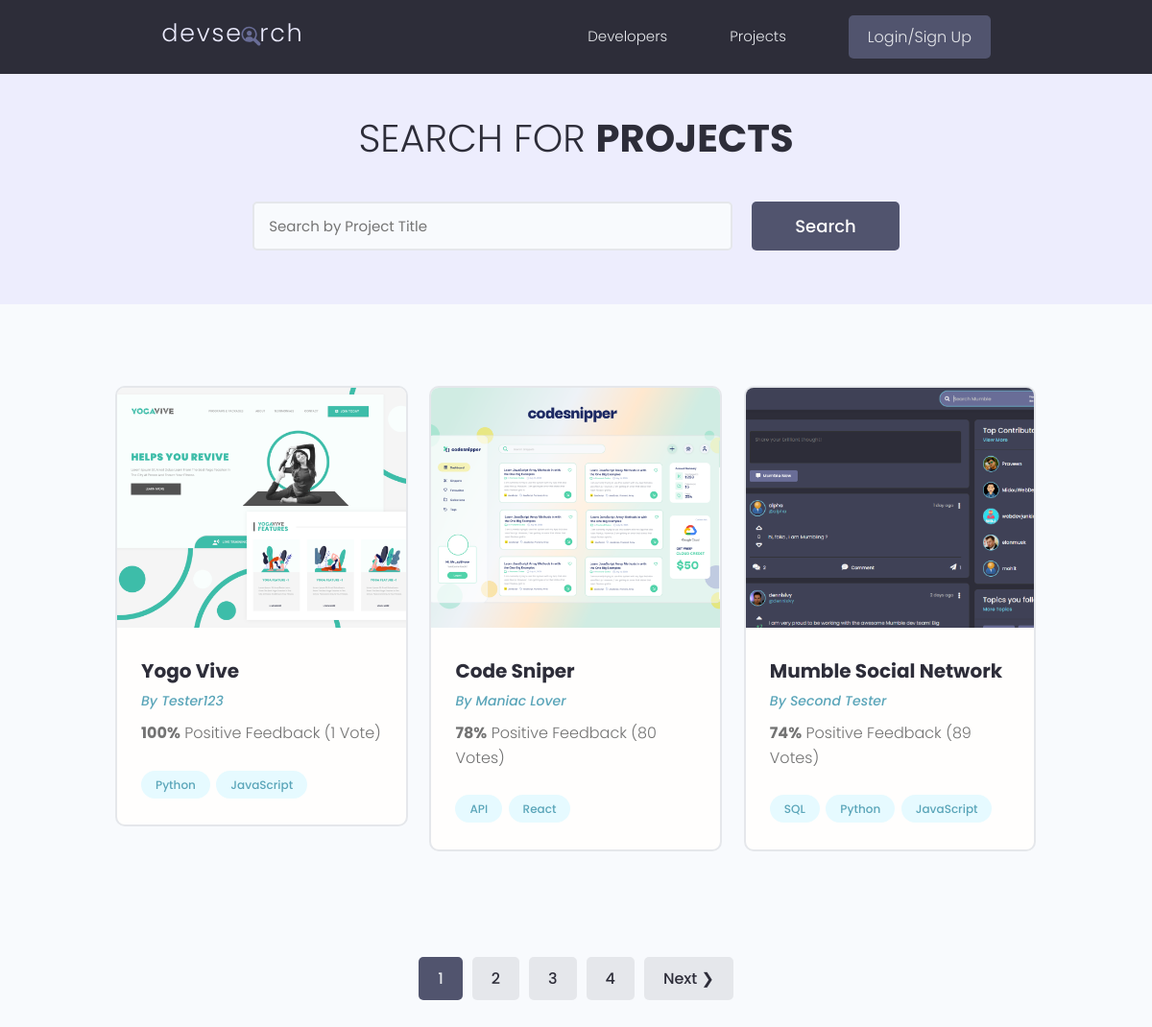
The app's page /projects/, older data.
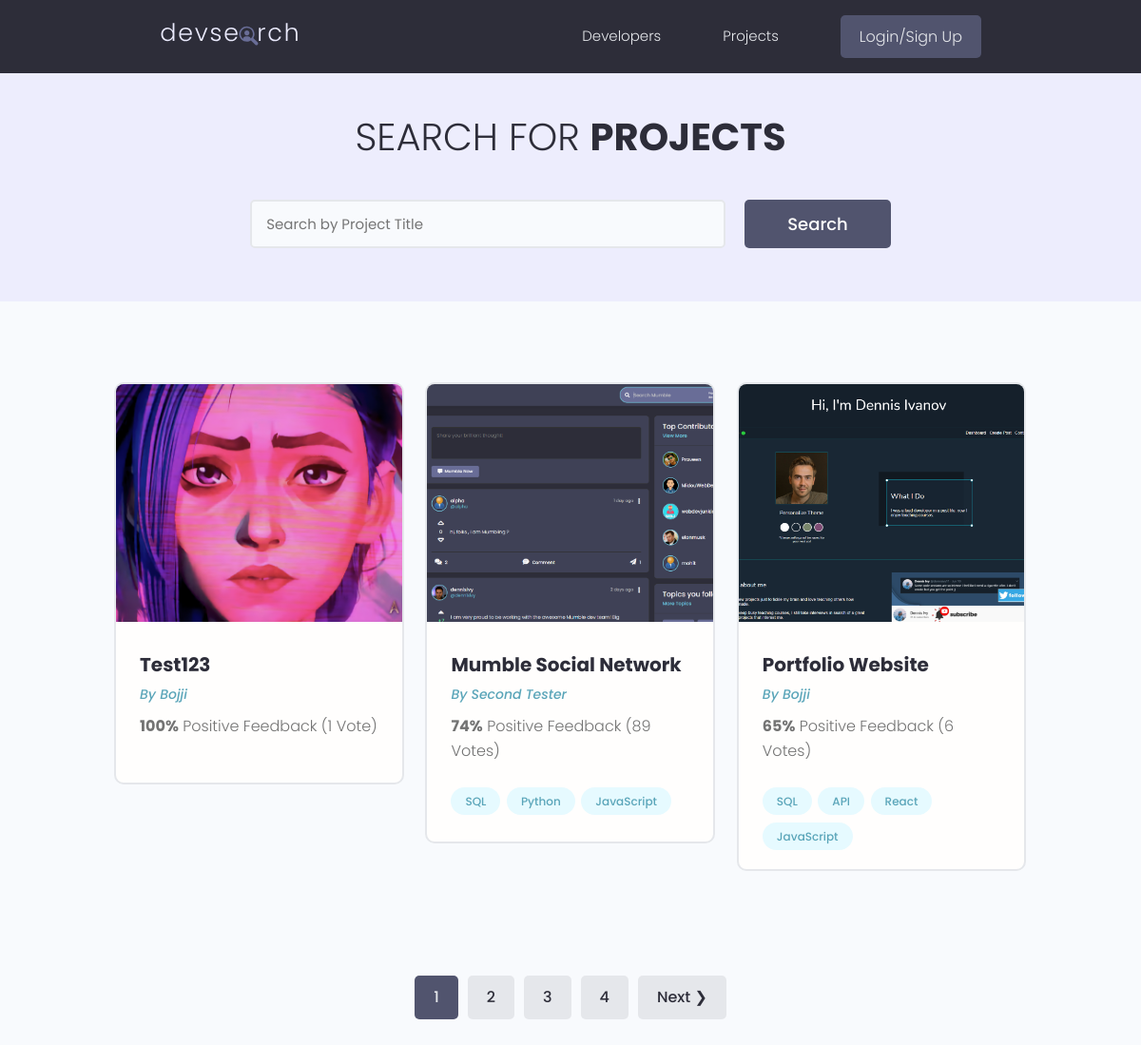
The same page, newer data.
### projects/models.py (models this page shows, shortened)
class Project(models.Model):
    owner = models.ForeignKey(
        Profile, null=True, blank=True, on_delete=models.CASCADE)
    title = models.CharField(max_length=200)
    description = models.TextField(null=True, blank=True)
    featured_image = models.ImageField(
        null=True, blank=True, default="default.jpg")
    demo_link = models.CharField(max_length=2000, null=True, blank=True)
    src_link = models.CharField(max_length=2000, null=True, blank=True)
    tags = models.ManyToManyField('Tag', blank=True)
    vote_total = models.IntegerField(default=0, null=True, blank=True)
    vote_ratio = models.IntegerField(default=0, null=True, blank=True)
    created = models.DateTimeField(auto_now_add=True)
    id = models.UUIDField(default=uuid.uuid4, unique=True,
                          primary_key=True, editable=False)
    class Meta:
        ordering = ['-vote_ratio', '-vote_total', 'title']
    @property
    def image_url(self):
        try:
            url = self.featured_image.url
        except:
            url = ''
        return url

class Tag(models.Model):
    name = models.CharField(max_length=200)
    created = models.DateTimeField(auto_now_add=True)
    id = models.UUIDField(default=uuid.uuid4, unique=True,
                          primary_key=True, editable=False)
    def __str__(self) -> str:
        return self.name

### users/models.py (models this page shows, shortened)
class Profile(models.Model):
    id = models.UUIDField(default=uuid.uuid4, unique=True,
                          primary_key=True, editable=False)
    user = models.OneToOneField(
        User, on_delete=models.CASCADE, null=True, blank=True)
    name = models.CharField(max_length=200, blank=True, null=True)
    username = models.CharField(max_length=200, blank=True, null=True)
    location = models.CharField(max_length=200, blank=True, null=True)
    email = models.EmailField(max_length=500, blank=True, null=True)
    short_intro = models.CharField(max_length=200, blank=True, null=True)
    bio = models.TextField(blank=True, null=True)
    profile_img = models.ImageField(
        null=True, blank=True, upload_to='profiles/', default='profiles/user-default.png')
    social_github = models.CharField(max_length=200, blank=True, null=True)
    social_twitter = models.CharField(max_length=200, blank=True, null=True)
    social_linkedin = models.CharField(max_length=200, blank=True, null=True)
    social_youtube = models.CharField(max_length=200, blank=True, null=True)
    social_website = models.CharField(max_length=200, blank=True, null=True)
    created = models.DateTimeField(auto_now_add=True)
    class Meta:
        ordering = ['created']

### projects/views.py (the view)
# urls.py: path('projects/', views.getProjects),
def projects(request):
    project_list, query = search_projects(request)
    custom_range, project_list = paginate_project(request, project_list, 3)
    context = {'projects': project_list,
               'search_query': query, 'custom_range': custom_range}
    return render(request, 'projects/projects.html', context)

### projects/utils.py (called while the page is built)
def search_projects(request):
    search_query = ''
    if request.GET.get('search_query'):
        search_query = request.GET.get('search_query')
    tags = Tag.objects.filter(name__icontains=search_query)
    project_list = Project.objects.distinct().filter(
        Q(title__icontains=search_query) |
        Q(description__icontains=search_query) |
        Q(owner__name__icontains=search_query) |
        Q(tags__in=tags)
    )
    return project_list, search_query

def paginate_project(request, projects, results):
    page = request.GET.get('page')
    paginator = Paginator(projects, results)
    try:
        projects = paginator.page(page)
    except PageNotAnInteger:
        page = 1
        projects = paginator.page(page)
    except EmptyPage:
        page = paginator.num_pages
        projects = paginator.page(page)
    leftIndex = (int(page) - 4)
    if leftIndex < 1:
        leftIndex = 1
    rightIndex = (int(page) + 5)
    if rightIndex > paginator.num_pages:
        rightIndex = paginator.num_pages+1
    custom_range = range(leftIndex, rightIndex)
    return custom_range, projects

### projects/templates/projects/projects.html (shortened to what this page needs)
{% extends 'main.html' %}
{% block content %}
<main class="projects">
    <section class="hero-section text-center">
      <div class="container container--narrow">
        <div class="hero-section__box">
          <h2>Search for <span>Projects</span></h2>
        </div>
        <div class="hero-section__search">
          <form class="form" action="{% url 'projects' %}" method="get" id="searchForm">
            <div class="form__field">
              <input class="input input--text" id="formInput#search" type="text" name="search_query" value="{{ search_query }}"
                placeholder="Search by Project Title" />
            </div>
            <input class="btn btn--sub btn--lg" type="submit" value="Search" />
          </form>
        </div>
      </div>
    </section>
    <section class="projectsList">
      <div class="container">
        <div class="grid grid--three">
          {% for project in projects %}
            <div class="column">
              <div class="card project">
                <a href="{% url 'project' project.id %}" class="project">
                  <img class="project__thumbnail" src="{{ project.image_url }}" alt="project thumbnail" />
                  <div class="card__body">
                    <h3 class="project__title">{{ project.title }}</h3>
                    <p><a class="project__author" href="{% url 'user-profile' project.owner.id %}">By {{ project.owner.name }}</a></p>
                    <p class="project--rating">
                      <span style="font-weight: bold;">{{ project.vote_ratio }}%</span> Positive
                      Feedback ({{ project.vote_total }} Vote{{ project.vote_total | pluralize:"s" }})
                    </p>
                    <div class="project__tags">
                      {% for tag in project.tags.all %}
                        <span class="tag tag--pill tag--main">
                          <small>{{ tag }}</small>
                        </span>
                      {% endfor %}
                    </div>
                  </div>
                </a>
              </div>
            </div>
          {% endfor %}
        </div>
      </div>
    </section>
    {% include 'pagination.html' with queryset=projects  %}
  </main>
{% endblock content %}

Row changes from the older to the newer data that the page shows:
no longer on this page (row edited): Project: image_url (picture), title "Yogo Vive", owner.name "Tester123", vote_ratio "100", vote_total "1", Tag (name "Python"), Tag (name "JavaScript")
no longer on this page (row edited): Project: image_url (picture), title "Code Sniper", owner.name "Maniac Lover", vote_ratio "78", vote_total "80", vote_total|pluralize "s", Tag (name "API"), Tag (name "React")
now on this page (row edited): Project: image_url (picture), title "Test123", owner.name "Bojji", vote_ratio "100", vote_total "1"
now on this page (row unchanged): Project: image_url (picture), title "Portfolio Website", owner.name "Bojji", vote_ratio "65", vote_total "6", vote_total|pluralize "s", Tag (name "SQL"), Tag (name "API"), Tag (name "React"), Tag (name "JavaScript")
